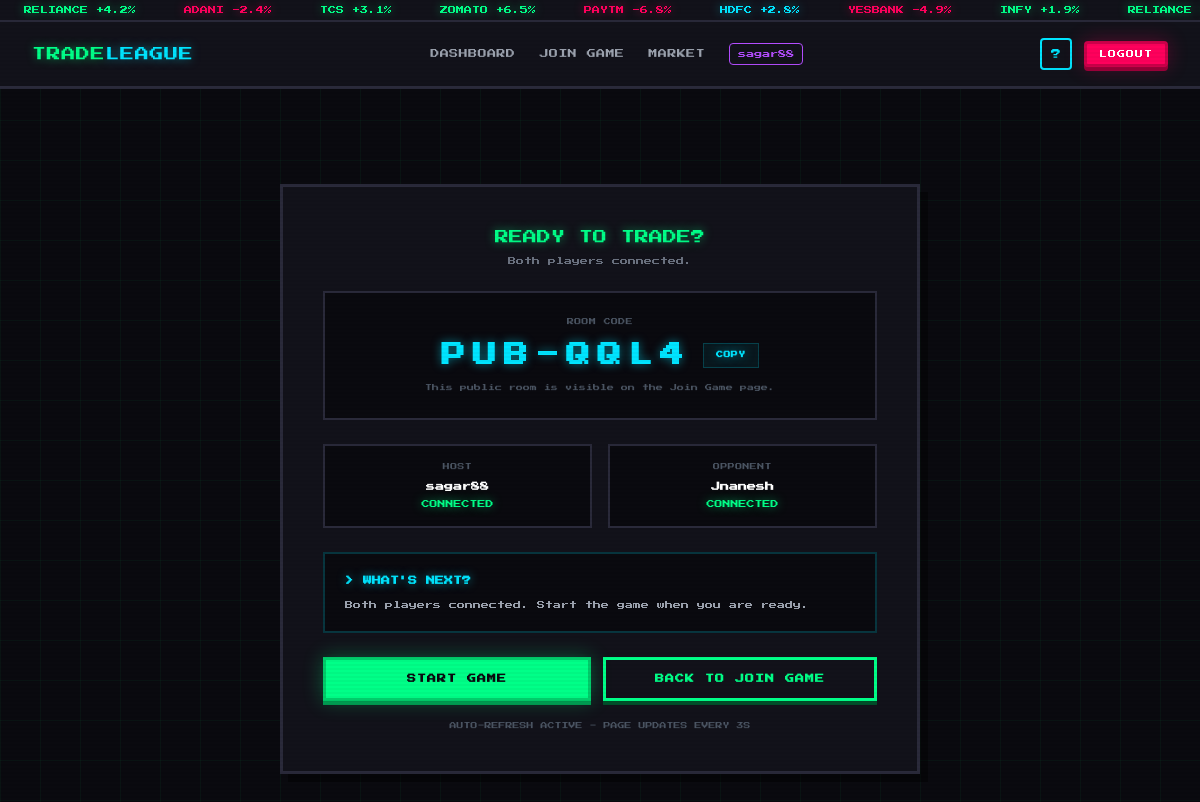
The app's page /waiting/42/ (signed in), older data.
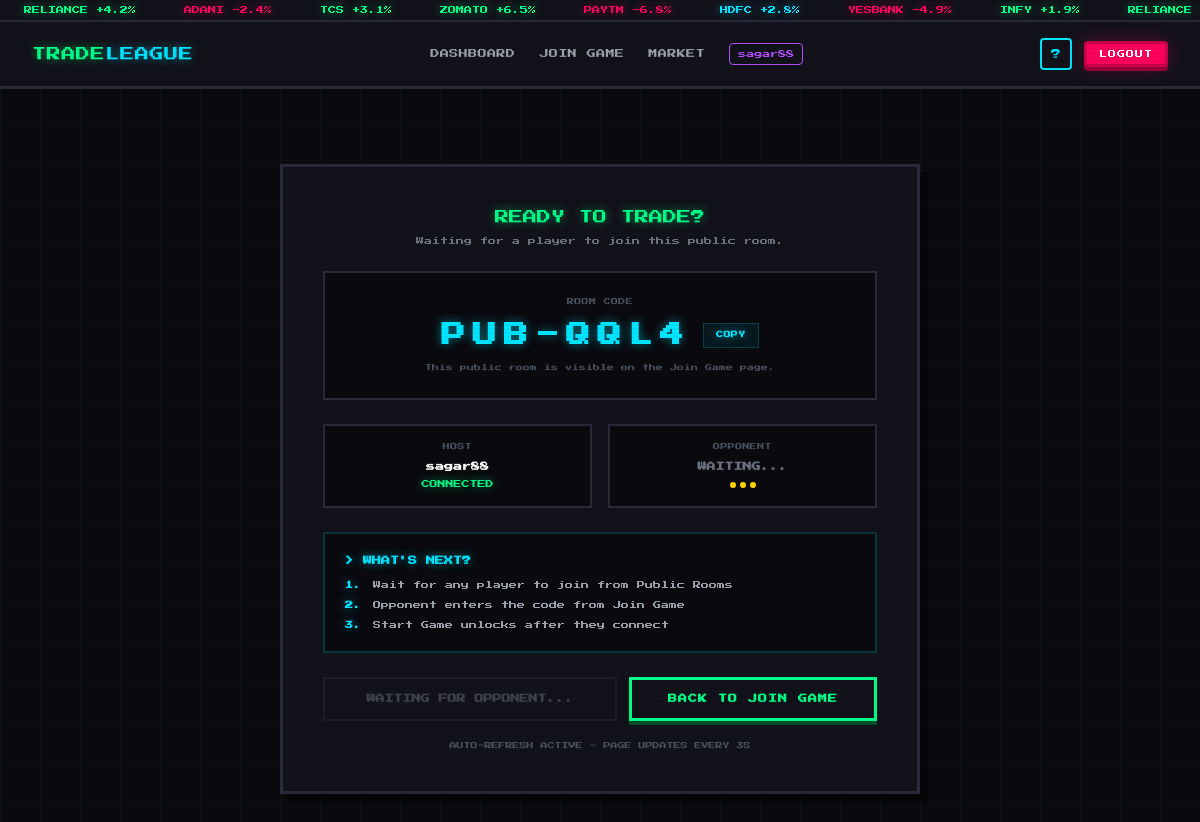
The same page, newer data.
### game/models.py (models this page shows, shortened)
class GameRoom(models.Model):
    DURATION_CHOICES = [
        (5, "5 Minutes"),
        (10, "10 Minutes"),
        (15, "15 Minutes"),
    ]
    room_code = models.CharField(max_length=8, unique=True, blank=True)
    host = models.ForeignKey(User, on_delete=models.CASCADE, related_name="hosted_rooms")
    opponent = models.ForeignKey(
        User,
        null=True,
        blank=True,
        on_delete=models.SET_NULL,
        related_name="joined_rooms"
    )
    status = models.CharField(max_length=20, default="waiting")
    trade_duration = models.IntegerField(choices=DURATION_CHOICES, default=5)
    started_at = models.DateTimeField(null=True, blank=True)
    settled = models.BooleanField(default=False)

### game/views_frontend.py (the view, shortened to what this page needs)
@login_required
def waiting_room(request, room_id):
    room = get_object_or_404(GameRoom, id=room_id)
    if request.user not in [room.host, room.opponent]:
        return redirect("lobby")
    if room.status == "active":
        return redirect("game_board", room.id)
    return render(request, "waiting.html", {
        "room": room,
        "is_public_room": room.room_code.startswith("PUB-"),
    })

### game/templates/waiting.html (shortened to what the changed rows need)
{% extends "base.html" %}
{% block content %}
<div class="flex items-center justify-center min-h-[calc(100vh-120px)]">
    <div class="w-full max-w-2xl px-4">
        <div class="pixel-card p-10 text-center">
            <div class="mb-6">
                <h1 class="text-sm neon-green mb-2">READY TO TRADE?</h1>
                {% if room.opponent %}
                    <p class="text-[8px] text-gray-500">Both players connected.</p>
                {% elif is_public_room %}
                    <p class="text-[8px] text-gray-500">Waiting for a player to join this public room.</p>
                {% elif user == room.host %}
                    <p class="text-[8px] text-gray-500">Share this room code with your friend.</p>
                {% else %}
                    <p class="text-[8px] text-gray-500">Waiting for host to start the game.</p>
                {% endif %}
            </div>
            {% if user == room.host %}
            <div class="bg-[#0a0a0f] border-2 border-[#2a2a3a] p-6 mb-6">
                <p class="text-[7px] text-gray-600 uppercase tracking-wider mb-3">Room Code</p>
                <div class="flex items-center justify-center space-x-3 mb-3">
                    <p class="text-2xl neon-cyan font-bold tracking-[0.3em]">
                        {{ room.room_code }}
                    </p>
                    <button onclick="copyCode(this)"
                            class="px-3 py-1.5 bg-[#00e5ff10] border border-[#00e5ff33] text-[7px] neon-cyan font-bold uppercase tracking-wider hover:bg-[#00e5ff20] hover:border-[#00e5ff] transition-all"
                            title="Copy room code">
                        COPY
                    </button>
                </div>
                {% if is_public_room %}
                    <p class="text-[7px] text-gray-600">This public room is visible on the Join Game page.</p>
                {% else %}
                    <p class="text-[7px] text-gray-600">Share this room code with your friend.</p>
                {% endif %}
            </div>
            {% endif %}
            <div class="grid grid-cols-2 gap-4 mb-6">
                <div class="bg-[#0a0a0f] border-2 border-[#2a2a3a] p-4">
                    <p class="text-[7px] text-gray-600 uppercase tracking-wider mb-2">Host</p>
                    <p class="text-[9px] text-white font-bold">{{ room.host.username }}</p>
                    <p class="text-[8px] neon-green mt-1">CONNECTED</p>
                </div>
                <div class="bg-[#0a0a0f] border-2 border-[#2a2a3a] p-4">
                    <p class="text-[7px] text-gray-600 uppercase tracking-wider mb-2">Opponent</p>
                    {% if room.opponent %}
                        <p class="text-[9px] text-white font-bold">{{ room.opponent.username }}</p>
                        <p class="text-[8px] neon-green mt-1">CONNECTED</p>
                    {% else %}
                        <p class="text-[9px] text-gray-500 font-bold">WAITING...</p>
                        <div class="flex justify-center space-x-1 mt-2">
                            <div class="w-1.5 h-1.5 bg-[#ffd700] rounded-full animate-pulse"></div>
                            <div class="w-1.5 h-1.5 bg-[#ffd700] rounded-full animate-pulse" style="animation-delay:0.2s"></div>
                            <div class="w-1.5 h-1.5 bg-[#ffd700] rounded-full animate-pulse" style="animation-delay:0.4s"></div>
                        </div>
                    {% endif %}
                </div>
            </div>
            <div class="bg-[#0a0a0f] border-2 border-[#00e5ff33] p-5 mb-6 text-left">
                <h3 class="text-[9px] neon-cyan font-bold mb-3">&gt; WHAT'S NEXT?</h3>
                {% if room.opponent %}
                    {% if user == room.host %}
                        <p class="text-[8px] text-gray-400">Both players connected. Start the game when you are ready.</p>
                    {% else %}
                        <p class="text-[8px] text-gray-400">Waiting for host to start the game.</p>
                    {% endif %}
                {% else %}
                    <ol class="space-y-2">
                        <li class="flex items-start text-[8px]">
                            <span class="neon-cyan font-bold mr-3">1.</span>
                            {% if is_public_room %}
                                <span class="text-gray-400">Wait for any player to join from Public Rooms</span>
                            {% else %}
                                <span class="text-gray-400">Share the room code with your friend</span>
                            {% endif %}
                        </li>
                        <li class="flex items-start text-[8px]">
                            <span class="neon-cyan font-bold mr-3">2.</span>
                            <span class="text-gray-400">Opponent enters the code from Join Game</span>
                        </li>
                        <li class="flex items-start text-[8px]">
                            <span class="neon-cyan font-bold mr-3">3.</span>
                            <span class="text-gray-400">Start Game unlocks after they connect</span>
                        </li>
                    </ol>
                {% endif %}
            </div>
            <div class="flex flex-col sm:flex-row gap-3">
                {% if room.opponent %}
                    {% if user == room.host %}
                        <form method="post" class="flex-1">
                            <button type="submit"
                                    class="pixel-btn pixel-btn-green w-full py-3 text-[9px] font-bold rounded-none">
                                START GAME
                            </button>
                        </form>
                    {% else %}
                        <button disabled
                                class="flex-1 bg-[#12121a] border-2 border-[#2a2a3a] text-gray-500 text-[9px] font-bold py-3 px-6 cursor-not-allowed opacity-60 rounded-none">
                            WAITING FOR HOST...
                        </button>
                    {% endif %}
                {% else %}
                    <button disabled
                            class="flex-1 bg-[#12121a] border-2 border-[#2a2a3a] text-gray-500 text-[9px] font-bold py-3 px-6 cursor-not-allowed opacity-50 rounded-none">
                        WAITING FOR OPPONENT...
                    </button>
                {% endif %}
                <a href="{% url 'lobby' %}"
                   class="pixel-btn pixel-btn-outline flex-1 py-3 text-[9px] font-bold text-center rounded-none">
                    BACK TO JOIN GAME
                </a>
            </div>
        </div>
    </div>
</div>
{% endblock %}

Row changes from the older to the newer data that the page shows:
changed GameRoom "PUB-QQL4": opponent_id 13 → empty (drawn); opponent.username "Jnanesh" → (not shown)
Text that changed along with them:
text no longer shown: "Both players connected. CONNECTED Both players connected. Start the game when you are ready. START GAME"
text now shown: "Waiting for a player to join this public room. WAITING... 1. Wait for any player to join from Public Rooms 2. Opponent enters the code from Join Game 3. Start Game unlocks after they connect WAITING FOR OPPONENT..."
